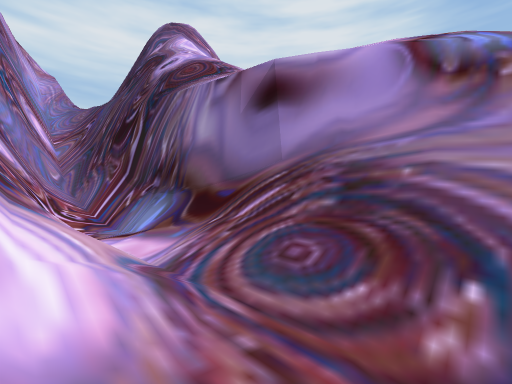
view 1 (above)

14 first-person views from a walk through a Unity game level. The camera is 1.2 m above the floor, looks level and sees 90° across. The floor is counted in squares, 2 m on a side. Each view is taken from the middle of a square. On the plan, view 1 faces up. The plan holds only what a view shows up to about 9 squares ahead; the rest is blank. The place goes on beyond the plan.

view 2
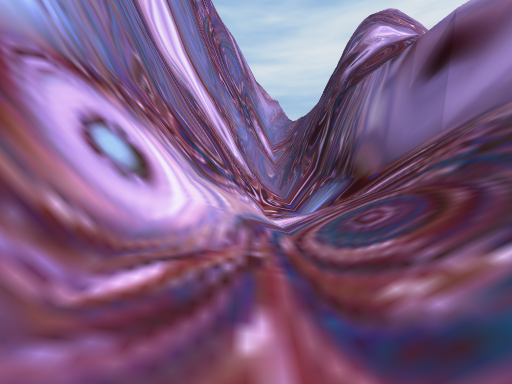

view 3
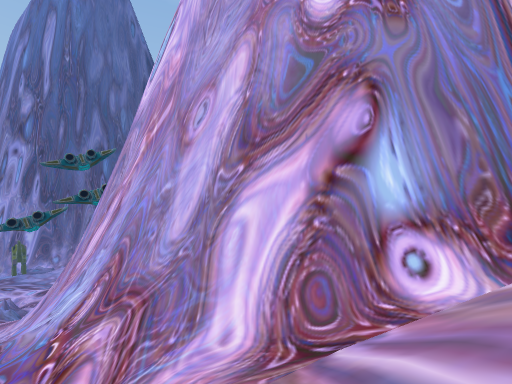

view 4
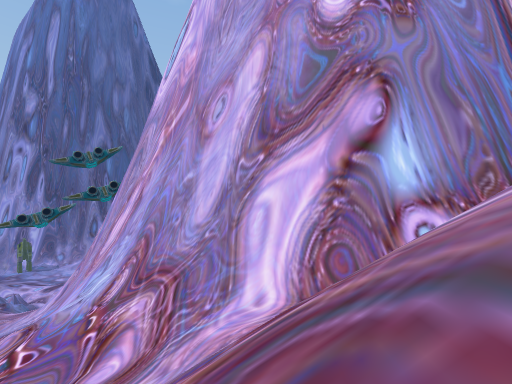

view 5
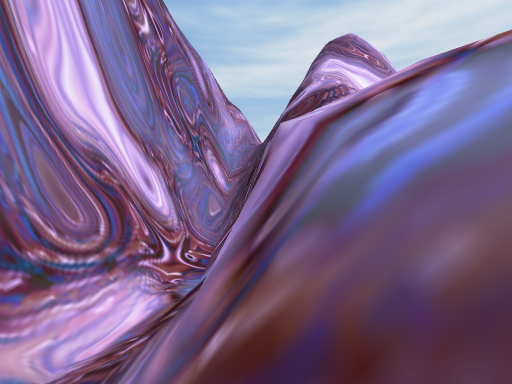

view 6
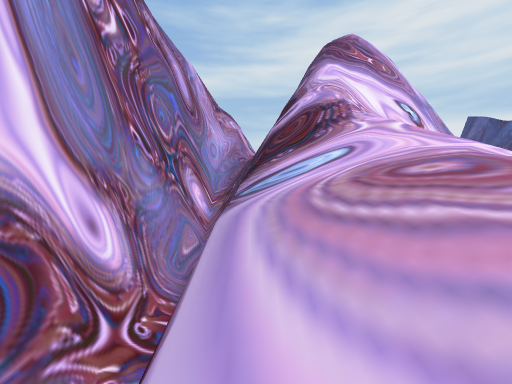

view 7
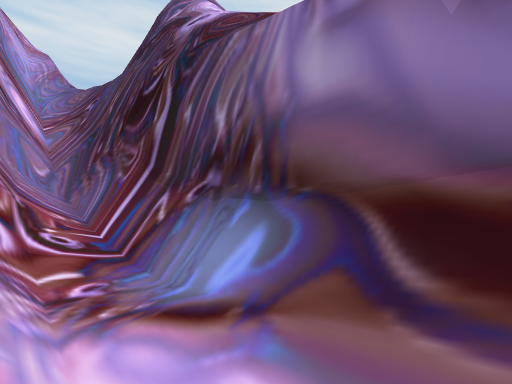

view 8
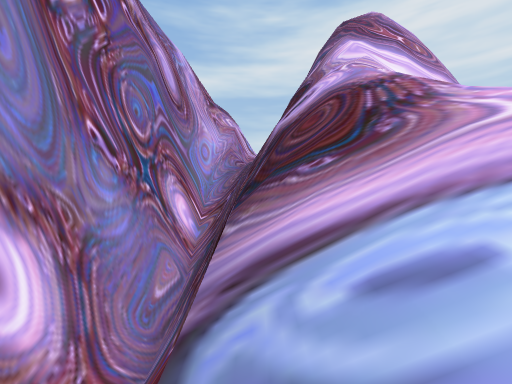

view 9
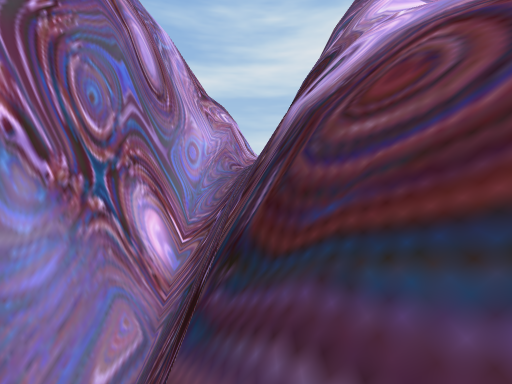

view 10
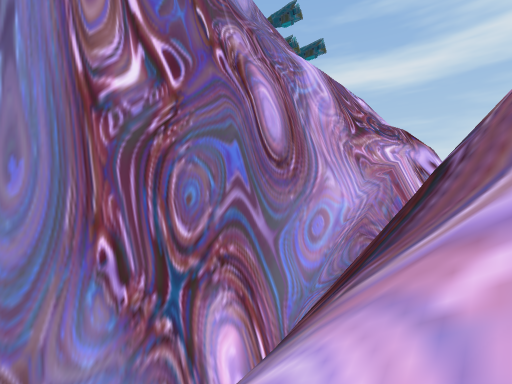

view 11
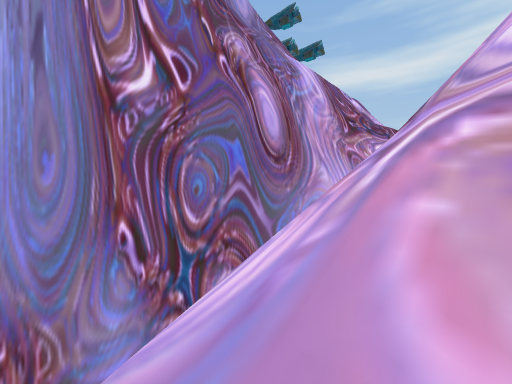

view 12
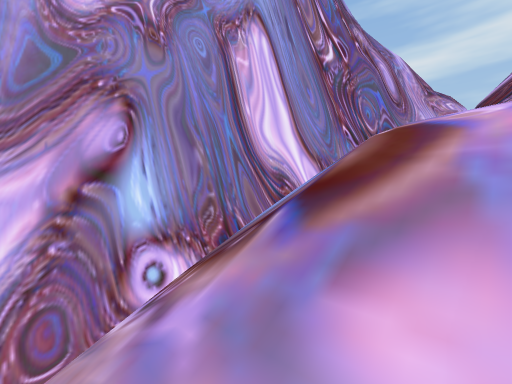

view 13
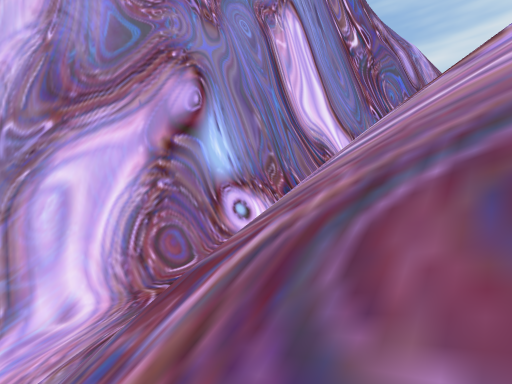

view 14
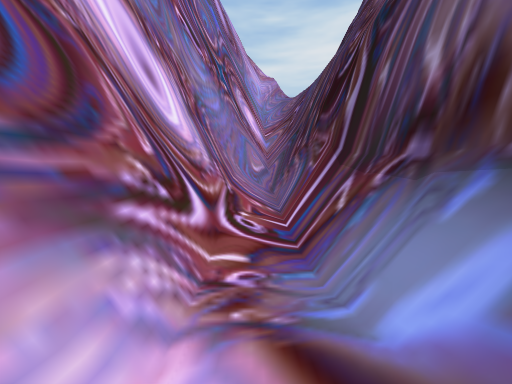

### Floor plan
Key: @ floor where view 1 was taken; # wall or solid block; . main floor; : floor 0.75 m higher than the main floor; / step, stairs or slope; = window, fence, low wall or low ledge; v drop or lower ground.
Columns run from 12 left of view 1 to 6 right of it. Each row starts with its distance up from view 1.
 16 #
 15 #=    #####
 14 #vvv  vv#=#
 13 ##vvv vv//=
 12  #vvvvvv///
 11  ##v#  vv//
 10   #####vv///
  9       ##vv///
  8       ###v/////
  7        ####////
  6         =###///
  5         #./##///
  4         ##//##///
  3          #///##///
  2          ##////////
  1           ##:/ ////
  0            #@/////
 -1            #//////
 -2            ##////
 -3             ##///
 -4              #///
 -5              #////
 -6              #////
 -7              #/////
 -8              ##////
 -9                ////
-10                 ///

Positions as (right, up) in squares from view 1, and headings:
1: (0, 0), facing up
2: (1, 0), facing up-left
3: (5, 2), facing down-left
4: (6, 2), facing down-left
5: (3, 2), facing up-left
6: (2, 4), facing up-left
7: (-2, 3), facing up
8: (0, 6), facing up-left
9: (-2, 8), facing up-left
10: (-3, 12), facing left
11: (-2, 12), facing left
12: (5, 3), facing left
13: (6, 1), facing left
14: (-2, 4), facing up-left
